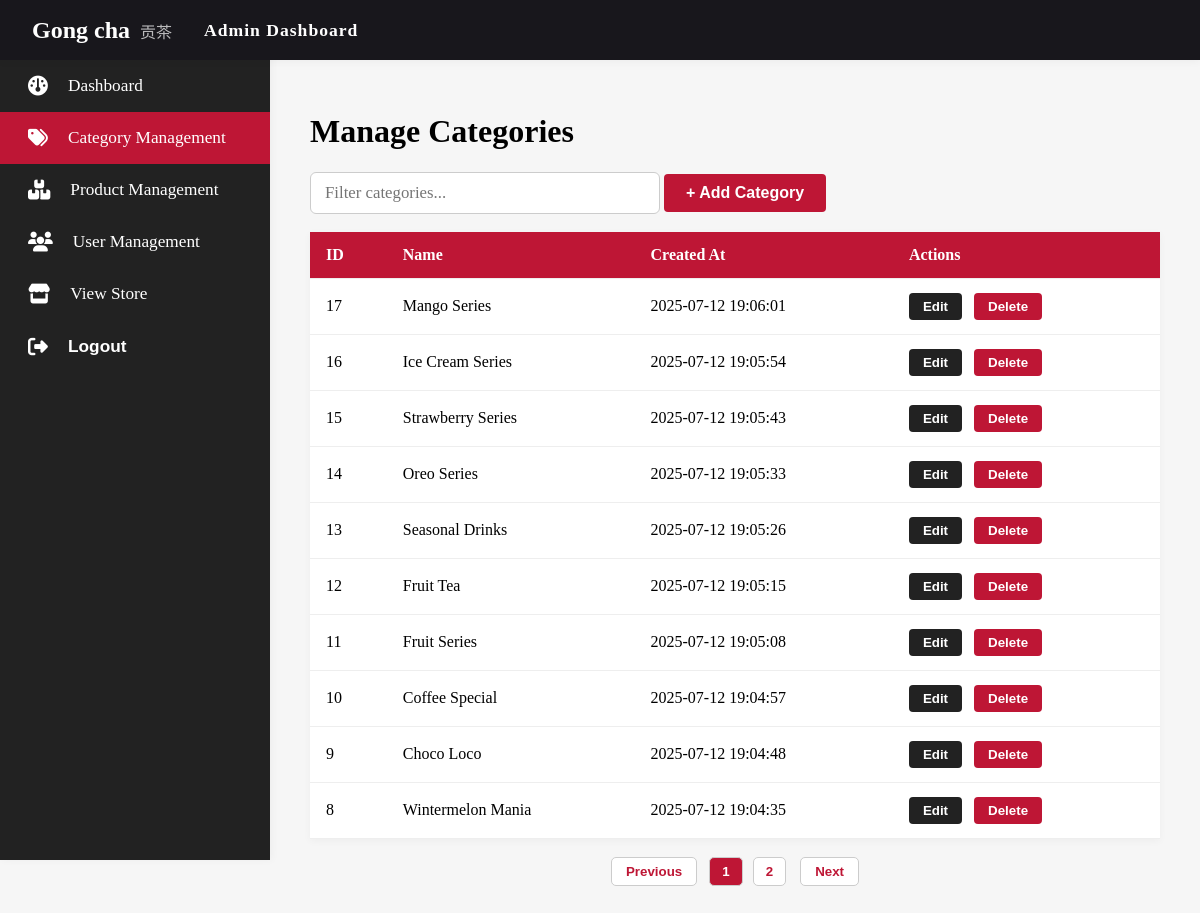
Screenshot of /admin/category_management.php (signed in) with the database file from the repository.
### tables this page shows
CREATE TABLE `categories` (
  `id` int(11) NOT NULL,
  `name` varchar(100) NOT NULL,
  `created_at` timestamp NOT NULL DEFAULT current_timestamp(),
  `updated_at` timestamp NULL DEFAULT NULL ON UPDATE current_timestamp()
);

### admin/category_management.php (the view, shortened to what this page needs)
<?php
require_once '../includes/connection.php';
$stmt = $conn->query('SELECT * FROM categories ORDER BY created_at DESC');
$categories = $stmt->fetchAll(PDO::FETCH_ASSOC);
?>
<!DOCTYPE html>
<html lang="en">
<head>
</head>
<body>
    <?php include 'includes/navbar.php'; ?>
    <?php include 'includes/sidebar.php'; ?>
    <div class="admin-main">
        <div class="admin-content">
            <h1>Manage Categories</h1>
            <input type="text" id="catFilterInput" placeholder="Filter categories..." style="margin-bottom:18px;padding:10px 14px;border-radius:6px;border:1px solid #ccc;font-size:1.05rem;width:320px;max-width:100%;font-family:'Georgia',serif;">
            <button class="add-cat-btn" onclick="openCatModal()">+ Add Category</button>
            <table class="cat-table" id="catTable">
                <tr>
                    <th>ID</th>
                    <th>Name</th>
                    <th>Created At</th>
                    <th>Actions</th>
                </tr>
                <?php foreach ($categories as $cat): ?>
                <tr>
                    <td><?= htmlspecialchars($cat['id']) ?></td>
                    <td><?= htmlspecialchars($cat['name']) ?></td>
                    <td><?= htmlspecialchars($cat['created_at']) ?></td>
                    <td class="cat-actions">
                        <button class="edit-btn" onclick="openCatEditModal(<?= $cat['id'] ?>, '<?= htmlspecialchars(addslashes($cat['name'])) ?>')">Edit</button>
                        <button class="delete-btn" onclick="openCatDeleteModal(<?= $cat['id'] ?>, '<?= htmlspecialchars(addslashes($cat['name'])) ?>')">Delete</button>
                    </td>
                </tr>
                <?php endforeach; ?>
            </table>
            <div id="catPagination" style="margin-top:18px;display:flex;justify-content:center;gap:8px;"></div>
        </div>
    </div>
</body>
</html>

### admin/includes/navbar.php (shortened to what this page needs)
<nav class="admin-navbar">
    <div class="admin-navbar-content">
        <span class="admin-logo">Gong cha <span class="logo-sub">贡茶</span></span>
        <span class="admin-title">Admin Dashboard</span>
    </div>
</nav>

### admin/includes/sidebar.php (shortened to what this page needs)
<?php
$current = basename($_SERVER['SCRIPT_NAME']);
function isActive($file) {
    global $current;
    return $current === $file ? 'active' : '';
}
?>
<link rel="stylesheet" href="https://cdnjs.cloudflare.com/ajax/libs/font-awesome/6.4.0/css/all.min.css">
<aside class="admin-sidebar">
    <ul>
        <li class="<?= isActive('index.php') ?>"><a href="index.php"><i class="fa-solid fa-gauge"></i> Dashboard</a></li>
        <li class="<?= isActive('category_management.php') ?>"><a href="category_management.php"><i class="fa-solid fa-tags"></i> Category Management</a></li>
        <li class="<?= isActive('product_management.php') ?>"><a href="product_management.php"><i class="fa-solid fa-boxes-stacked"></i> Product Management</a></li>
        <li class="<?= isActive('user_management.php') ?>"><a href="user_management.php"><i class="fa-solid fa-users"></i> User Management</a></li>
        <li><a href="../index.php"><i class="fa-solid fa-store"></i> View Store</a></li>
        <li><form method="post" action="../includes/process_auth.php" style="display:inline;"><input type="hidden" name="action" value="logout"><button type="submit" class="logout-link"><i class="fa-solid fa-right-from-bracket"></i> Logout</button></form></li>
    </ul>
</aside>

### admin/category_management.php (style rules this page uses)
body, html { margin: 0; padding: 0; font-family: 'Georgia', serif; background: #f6f6f6; }
.admin-main { margin-left: 220px; padding-top: 60px; min-height: 100vh; }
.admin-content { padding: 32px 40px; }
.cat-table { width: 100%; border-collapse: collapse; background: #fff; box-shadow: 0 2px 8px rgba(0,0,0,0.04); }
.cat-table th, .cat-table td { padding: 14px 16px; border-bottom: 1px solid #eee; text-align: left; }
.cat-table th { background: #be1635; color: #fff; }
.cat-actions button { margin-right: 8px; padding: 6px 14px; border: none; border-radius: 4px; cursor: pointer; font-weight: 600; }
.cat-actions .edit-btn { background: #222; color: #fff; }
.cat-actions .delete-btn { background: #be1635; color: #fff; }
.add-cat-btn { background: #be1635; color: #fff; border: none; border-radius: 4px; padding: 10px 22px; font-size: 1rem; font-weight: 700; margin-bottom: 18px; cursor: pointer; }

### admin/includes/navbar.php (style rules this page uses)
.admin-navbar { width: 100%; height: 60px; background: #18171c; color: #fff; position: fixed; top: 0; left: 0; z-index: 101; box-shadow: 0 2px 8px rgba(0,0,0,0.04); }
.admin-navbar-content { display: flex; align-items: center; height: 100%; padding: 0 32px; }
.admin-logo { font-size: 1.5rem; font-weight: 700; margin-right: 32px; }
.logo-sub { font-size: 1rem; font-weight: 400; margin-left: 4px; opacity: 0.7; }
.admin-title { font-size: 1.1rem; font-weight: 600; letter-spacing: 1px; }

### admin/includes/sidebar.php (style rules this page uses)
.admin-sidebar { width: 270px; background: #222; color: #fff; min-height: 100vh; position: fixed; left: 0; top: 0; padding-top: 60px; box-shadow: 2px 0 8px rgba(0,0,0,0.04); z-index: 100; overflow-x: hidden; max-width: 100vw; transition: width 0.2s; }
.admin-sidebar ul { list-style: none; padding: 0; margin: 0; }
.admin-sidebar li { margin: 0; }
.admin-sidebar a, .logout-link { display: flex; align-items: center; color: #fff; text-decoration: none; padding: 16px 28px; font-size: 1.08rem; transition: background 0.18s; border: none; background: none; text-align: left; width: 100%; cursor: pointer; gap: 12px; white-space: normal; overflow: hidden; text-overflow: ellipsis; }
.admin-sidebar a i, .logout-link i { min-width: 20px; text-align: center; font-size: 1.15em; margin-right: 8px; }
.admin-sidebar li.active a, .admin-sidebar a:hover, .logout-link:hover { background: #be1635; color: #fff; }
.logout-link { font-weight: 700; }
.admin-main { margin-left: 270px; padding-top: 60px; min-height: 100vh; }

### rows the page displays
categories: id "17", name "Mango Series", created_at "2025-07-12 19:06:01"
categories: id "16", name "Ice Cream Series", created_at "2025-07-12 19:05:54"
categories: id "15", name "Strawberry Series", created_at "2025-07-12 19:05:43"
categories: id "14", name "Oreo Series", created_at "2025-07-12 19:05:33"
categories: id "13", name "Seasonal Drinks", created_at "2025-07-12 19:05:26"
categories: id "12", name "Fruit Tea", created_at "2025-07-12 19:05:15"
categories: id "11", name "Fruit Series", created_at "2025-07-12 19:05:08"
categories: id "10", name "Coffee Special", created_at "2025-07-12 19:04:57"
categories: id "9", name "Choco Loco", created_at "2025-07-12 19:04:48"
categories: id "8", name "Wintermelon Mania", created_at "2025-07-12 19:04:35"
